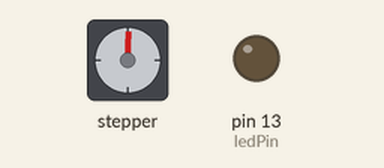
This sketch was run on a simulated Arduino Uno, built with avr-gcc and run on an emulated ATmega328P. On the bench: stepper motor, output pins drawn as LEDs (lit = HIGH). Stepper angles assume 2038 steps per turn.

Above: at 0.05 s.
At 1.7 s:
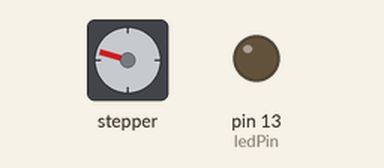
At 3.4 s:
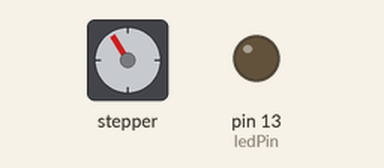
At 6.8 s:
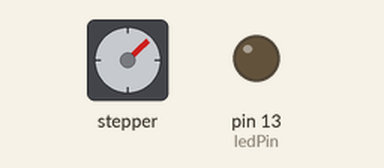
Timing chart, 0 to 10.5 s (numbered marks = the images above):
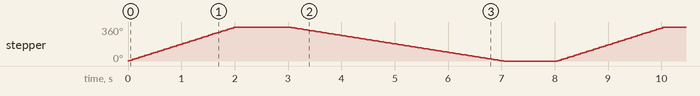

Measured:
- by itself, stepper: turns 360° clockwise in 2.0 s, then 360° counter-clockwise in 4.0 s, repeating every 8.0 s

The sketch:

demo.ino
```cpp
#include <Servo.h>
#include <Stepper.h>

Servo servoXY;
const int sPR = 2038;

Stepper xyMotor = Stepper(sPR,8,9,10,11);

int ledPin = 13;
int motor = 10;
int servoZPin = 9;

int moveValue(int a, int dir){
  if(dir == -1 && a > 10){
    return a - 1;
  }
  else if(dir == 1 && a < 170){
    return a + 1;
  }
  else{
    return 0;
  }
}


void setup() {
  Serial.begin(9600);
  pinMode(13, OUTPUT);

}

void loop() {
	xyMotor.setSpeed(30);
	xyMotor.step(sPR);
	delay(1000);

	// Rotate CCW quickly at 10 RPM
	xyMotor.setSpeed(15);
	xyMotor.step(-sPR);
	delay(1000);

}
```
